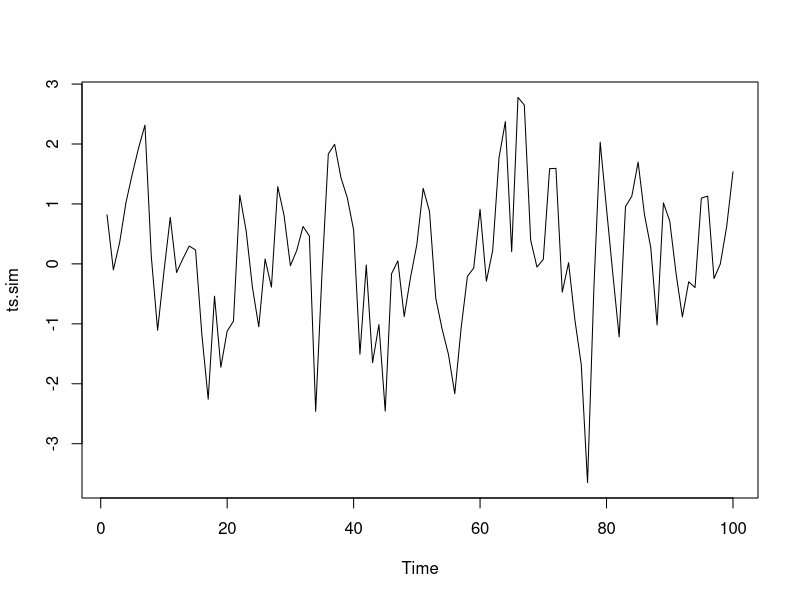
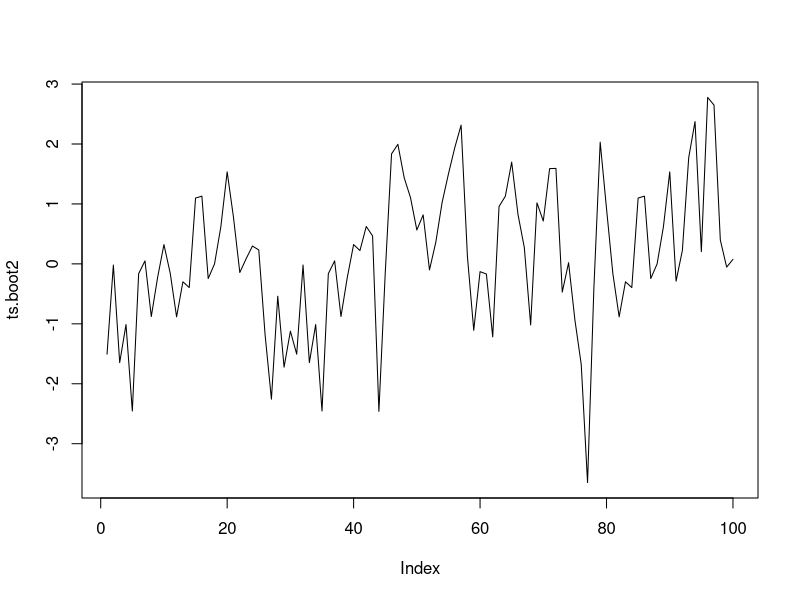

Recreate these plots in R, in order.
## ---- chunk 1
knitr::opts_chunk$set(echo = TRUE)
## ---- chunk 2
# simulates, prints, and plots auto-regressive process of order 1 with ar = 0.5 and size = 100
ts.sim <- arima.sim(list(order = c(1,0,0), ar = 0.5), n = 100) 
ts.sim
plot(ts.sim)
# splits time series into ten blocks of size 10 and stores them in a list
ts.blocks <- list(ts.sim[c(1:10)], ts.sim[c(11:20)], ts.sim[c(21:30)], ts.sim[c(31:40)], ts.sim[c(41:50)], ts.sim[c(51:60)], ts.sim[c(61:70)], ts.sim[c(71:80)], ts.sim[c(81:90)], ts.sim[c(91:100)])
ts.blocks
# randomly samples 10 non-overlapping blocks (with replacement) from ts.blocks, creating a single bootstrapped time series
ts.boot1 <- sample(ts.blocks, 10, replace = T)
ts.boot1
class(ts.boot1)
# ts.boot1 is a list of vectors and does not work with the plot() function, so ts.boot2 is a simpler numeric vector
ts.boot2 <- c()
for(i in 1:10) {
  for(j in 1: 10) {
    ts.boot2 <- c(ts.boot2, ts.boot1[[i]][[j]])
  }
}
ts.boot2
class(ts.boot2)
#ts.boot2 is plotted
plot(ts.boot2, type = "l")
